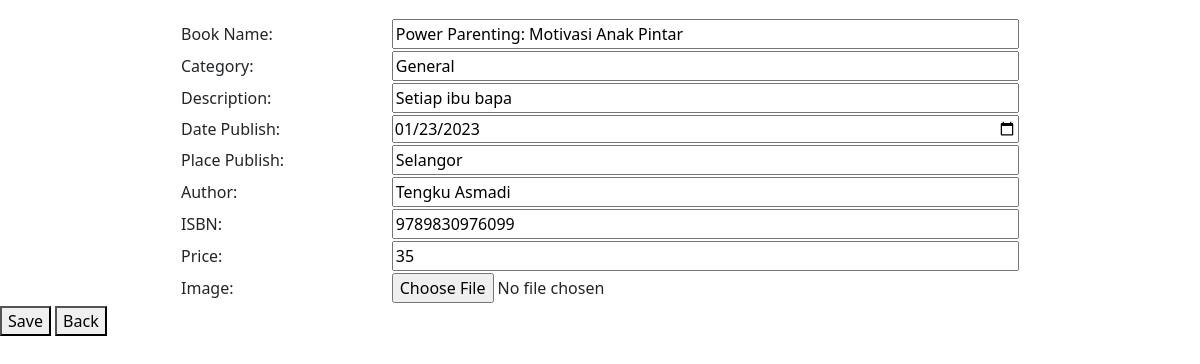
The page /sites/book_update.php?ID=4 on the database its author committed.
### tables this page shows
CREATE TABLE `book` (
  `ID` int(11) NOT NULL,
  `Name` varchar(100) NOT NULL,
  `Category` varchar(100) NOT NULL,
  `PublishDate` date NOT NULL,
  `Author` varchar(100) NOT NULL,
  `Description` varchar(1000) NOT NULL,
  `ISBNNumber` varchar(100) NOT NULL,
  `Image` text NOT NULL,
  `PublishPlace` varchar(100) NOT NULL,
  `Price` decimal(10,0) NOT NULL
);

### sites/repositories/library-repository.php (called while the page is built, shortened)
<?php
function getDatabaseConnection()
{
    $servername = "localhost";
    $username = "root";
    $password = "";
    $dbname = "library";
    $conn = new mysqli($servername, $username, $password, $dbname);
    return $conn;
}
function getBookDetail($ID) {
    $conn = getDatabaseConnection();
    $sql = "SELECT ID, Name, Category, PublishDate, Author, Description, ISBNNumber, Image, PublishPlace, Price FROM book WHERE ID = '" . $ID . "'";
    $result = $conn->query($sql);
    return $result->fetch_assoc();
}
?>

### sites/book_update.php (the view, shortened to what this page needs)
<!DOCTYPE html>
<html>
<head>
    <link rel="stylesheet" type="text/css" href="css/mystyle.css">
    <link rel="stylesheet" type="text/css" href="css/userstyle.css">
    <link href="https://cdn.jsdelivr.net/npm/bootstrap@5.3.0-alpha1/dist/css/bootstrap.min.css" rel="stylesheet"
>
</head>
<body>
    <?php
    require("repositories/library-repository.php");
    $errorMessage = "";
    if ($_SERVER["REQUEST_METHOD"] == "GET") {
        $id = $_GET['ID'];
        try {
            $book = getBookDetail($id);
        } catch (Exception $ex) {
            $errorMessage += "<br>Issue fetching borrowing data!";
        }
    }
    ?>
    <form method="post" action="<?php echo htmlspecialchars($_SERVER["PHP_SELF"]); ?>" onsubmit="return validateForm()"
        enctype="multipart/form-data">
        <table>
            <tr>
                <td colspan="2">
                </td>
            </tr>
            <tr>
                <td>Book Name:</td>
                <td>
                    <input id="nameInput" class="inputField" name="name" type="text"
                        value="<?php echo $book["Name"]; ?>">
                </td>
            </tr>
            <tr>
                <td>Category:</td>
                <td>
                    <input id="categoryInput" class="inputField" name="category" type="test"
                        value="<?php echo $book["Category"]; ?>">
                </td>
            </tr>
            <tr>
                <td>Description:</td>
                <td>
                    <input id="descInput" class="inputField" name="desc" type="text"
                        value="<?php echo $book["Description"]; ?>">
                </td>
            </tr>
            <tr>
                <td>Date Publish:</td>
                <td>
                    <input id="dateInput" class="inputField" name="date" type="date" min="0"
                        value="<?php echo strftime('%Y-%m-%d', strtotime($book["PublishDate"])); ?>">
                </td>
            </tr>
            <tr>
                <td>Place Publish:</td>
                <td>
                    <input id="placeInput" class="inputField" name="place" type="text"
                        value="<?php echo $book["PublishPlace"]; ?>">
                </td>
            </tr>
            <tr>
                <td>Author:</td>
                <td>
                    <input id="authorInput" class="inputField" name="author" type="text"
                        value="<?php echo $book["Author"]; ?>">
                </td>
            </tr>
            <tr>
                <td>ISBN:</td>
                <td>
                    <input id="isbnInput" class="inputField" name="isbn" type="text"
                        value="<?php echo $book["ISBNNumber"]; ?>">
                </td>
            </tr>
            <tr>
                <td>Price:</td>
                <td>
                    <input id="priceInput" class="inputField" name="price" type="text"
                        value="<?php echo $book["Price"]; ?>">
                </td>
            </tr>
            <tr>
                <td>Image:</td>
                <td>
                    <input id="image" class="inputField" name="image" type="file" value="<?php echo $book["Image"]; ?>">
                </td>
            </tr>
            <tr>
                <td><input hidden name="ID" value="<?php echo $id; ?>"></td>
            </tr>
        </table>
        <button type="submit" class="submitButton">Save</button>
        <button type="button" onclick="history.back();">Back</button>
    </form>
</body>
</html>

### sites/css/mystyle.css (style rules this page uses)
body { background-color: #F9FAF5; font-family: arial, sans-serif; }

### sites/css/userstyle.css (style rules this page uses)
.inputField { width: 100%; }
table { width: 70%; margin-left: 15%; margin-right: 15%; }

### rows shown on the page
book: name "Power Parenting: Motivasi Anak Pintar", category "General", desc "Setiap ibu bapa", date "01/23/2023", place "Selangor", author "Tengku Asmadi", isbn "9789830976099", price "35"
